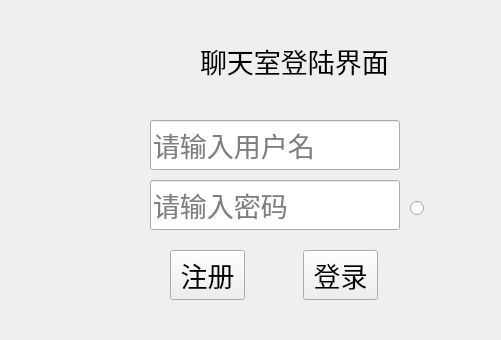
<?xml version="1.0" encoding="UTF-8"?>
<ui version="4.0">
 <class>Login</class>
 <widget class="QMainWindow" name="Login">
  <property name="geometry">
   <rect>
    <x>0</x>
    <y>0</y>
    <width>501</width>
    <height>340</height>
   </rect>
  </property>
  <property name="font">
   <font>
    <family>华文楷体</family>
    <pointsize>20</pointsize>
   </font>
  </property>
  <property name="windowTitle">
   <string>MainWindow</string>
  </property>
  <widget class="QWidget" name="centralwidget">
   <widget class="QPushButton" name="login">
    <property name="geometry">
     <rect>
      <x>303</x>
      <y>250</y>
      <width>75</width>
      <height>50</height>
     </rect>
    </property>
    <property name="text">
     <string>登录</string>
    </property>
   </widget>
   <widget class="QLineEdit" name="username">
    <property name="geometry">
     <rect>
      <x>150</x>
      <y>120</y>
      <width>250</width>
      <height>50</height>
     </rect>
    </property>
    <property name="placeholderText">
     <string>请输入用户名</string>
    </property>
   </widget>
   <widget class="QLineEdit" name="password">
    <property name="geometry">
     <rect>
      <x>150</x>
      <y>180</y>
      <width>250</width>
      <height>50</height>
     </rect>
    </property>
    <property name="echoMode">
     <enum>QLineEdit::Password</enum>
    </property>
    <property name="placeholderText">
     <string>请输入密码</string>
    </property>
   </widget>
   <widget class="QRadioButton" name="show_pass">
    <property name="geometry">
     <rect>
      <x>410</x>
      <y>200</y>
      <width>16</width>
      <height>16</height>
     </rect>
    </property>
    <property name="text">
     <string/>
    </property>
   </widget>
   <widget class="QLabel" name="label">
    <property name="geometry">
     <rect>
      <x>200</x>
      <y>40</y>
      <width>201</width>
      <height>41</height>
     </rect>
    </property>
    <property name="font">
     <font>
      <family>华文楷体</family>
     </font>
    </property>
    <property name="text">
     <string>聊天室登陆界面</string>
    </property>
   </widget>
   <widget class="QPushButton" name="regis">
    <property name="geometry">
     <rect>
      <x>170</x>
      <y>250</y>
      <width>75</width>
      <height>50</height>
     </rect>
    </property>
    <property name="text">
     <string>注册</string>
    </property>
   </widget>
   <widget class="QLabel" name="icon">
    <property name="geometry">
     <rect>
      <x>60</x>
      <y>50</y>
      <width>51</width>
      <height>51</height>
     </rect>
    </property>
    <property name="minimumSize">
     <size>
      <width>50</width>
      <height>50</height>
     </size>
    </property>
    <property name="styleSheet">
     <string notr="true">border-image:url(:/res/infoico/4.png);
border-radius:25;</string>
    </property>
    <property name="text">
     <string/>
    </property>
   </widget>
  </widget>
 </widget>
 <resources/>
 <connections/>
</ui>
